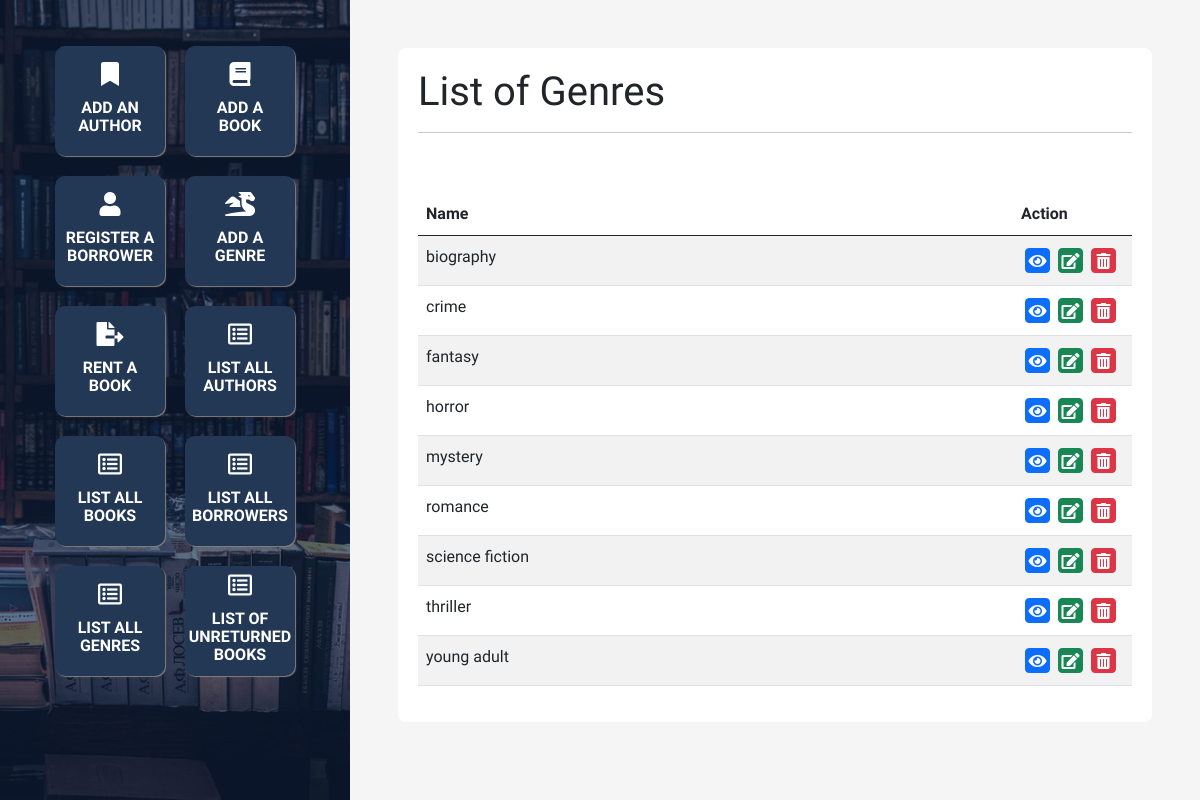
The page /list/genres.php on the database as committed earlier.
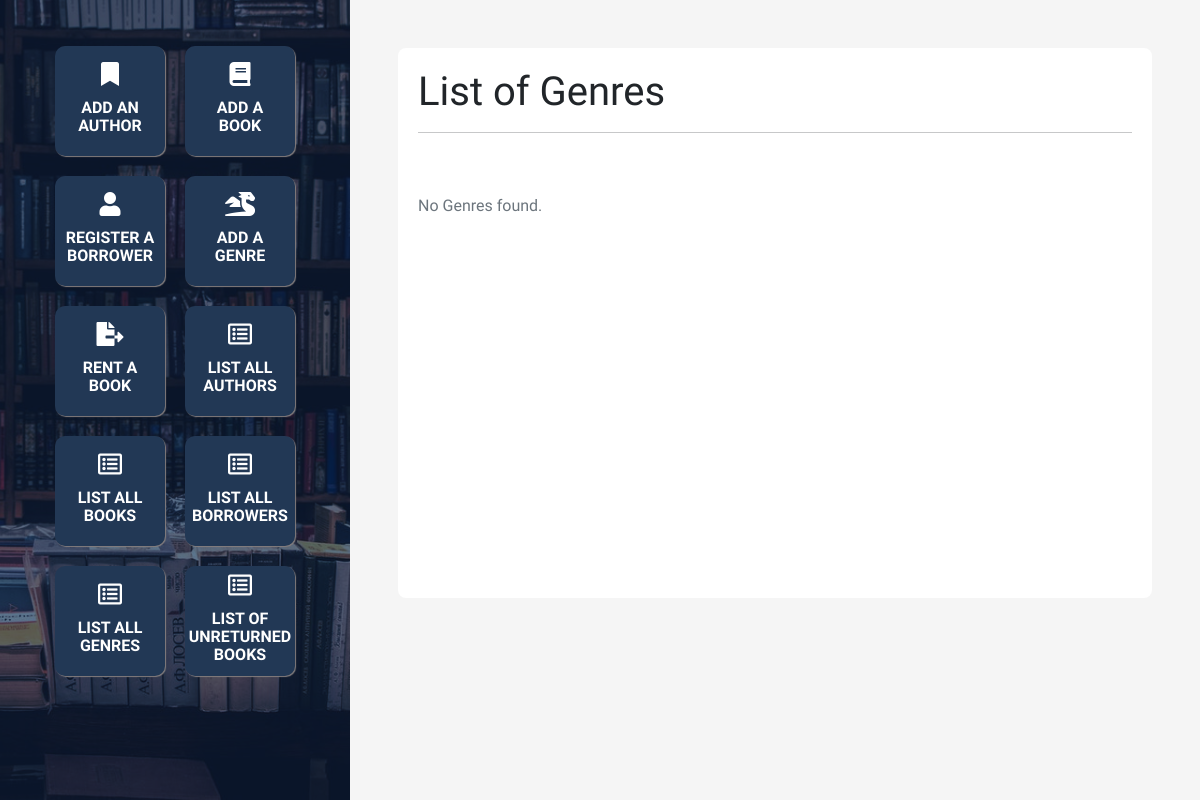
The same page on the database as committed later.
### tables this page shows
create table GENRE(
    name varchar(35) not null,
    primary key (name)
);

### list/genres.php (the view, shortened to what this page needs)
<?php
    include '../config.php';
    include '../head.php';
    include '../footer.php';
?>
<div class="right p-5">
    <main>
        <h1>List of Genres</h1>
        <hr>
        <?php
            $sql = 'select name from GENRE order by name asc';
            $result = $conn->query($sql);
            if (!$result)
            {
                echo '<div class="bg-danger text-white p-3 mb-5">Connection error!</div>';
                exit;
            }
            else if ($result->num_rows > 0)
            {
                echo '<table class="table table-striped">';
                echo '<thead>';
                echo '<tr>';
                echo '<th scope="col-5">Name</th>';
                echo '<th scope="col-2">Action</th>';
                echo '</tr>';
                echo '</thead>';
                echo '<tbody>';
                while($row = $result->fetch_assoc())
                {
                    echo '<tr>';
                    echo '<td class="col-10">'.$row['name'].'</td>';
                    echo '<td class="col">';
                    echo '<a title="Update" class="mx-1 my-1 p-1 btn btn-primary" href="../view/genre.php?name='.$row['name'].'"><i class="fas fa-eye"></i>';
                    echo '<a title="Edit" class="mx-1 my-1 p-1 btn btn-success" href="../edit/genre.php?name='.$row['name'].'"><i class="fas fa-edit"></i></a>';
                    echo '<a title="Delete" class="mx-1 my-1 p-1 btn btn-danger" href="../delete/genre.php?name='.$row['name'].'"><i class="fas fa-trash-alt"></i></a>';
                    echo '</td>';
                    echo '</tr>';
                }
                echo '</tbody>';
                echo '</table>';
            }
            else
            {
                echo '<div class="text-muted">No Genres found.</div>';
            }
        ?>
    </main>
</div>

Rows that differ between the two databases and show on the page:
removed genre: name "biography"
removed genre: name "crime"
removed genre: name "fantasy"
removed genre: name "horror"
removed genre: name "mystery"
removed genre: name "romance"
removed genre: name "science fiction"
removed genre: name "thriller"
removed genre: name "young adult"
Other text that changed with them:
text no longer shown: "Name Action"
text now shown: "No Genres found."
